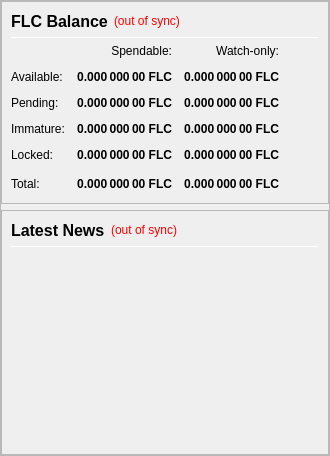
                <widget class="QFrame" name="frameObfuscation">
                 <property name="minimumSize">
                  <size>
                   <width>0</width>
                   <height>0</height>
                  </size>
                 </property>
                 <property name="frameShape">
                  <enum>QFrame::StyledPanel</enum>
                 </property>
                 <property name="frameShadow">
                  <enum>QFrame::Raised</enum>
                 </property>
                 <layout class="QVBoxLayout" name="verticalLayout" stretch="0,0">
                  <property name="leftMargin">
                   <number>0</number>
                  </property>
                  <property name="topMargin">
                   <number>0</number>
                  </property>
                  <property name="rightMargin">
                   <number>0</number>
                  </property>
                  <property name="bottomMargin">
                   <number>0</number>
                  </property>
                  <item>
                   <widget class="QFrame" name="frame_Balances">
                    <property name="frameShape">
                     <enum>QFrame::StyledPanel</enum>
                    </property>
                    <property name="frameShadow">
                     <enum>QFrame::Raised</enum>
                    </property>
                    <layout class="QVBoxLayout" name="verticalLayout_2">
                     <item>
                      <layout class="QHBoxLayout" name="horizontalLayout_4">
                       <item>
                        <widget class="QLabel" name="label_5">
                         <property name="minimumSize">
                          <size>
                           <width>0</width>
                           <height>20</height>
                          </size>
                         </property>
                         <property name="font">
                          <font>
                           <pointsize>12</pointsize>
                           <weight>75</weight>
                           <bold>true</bold>
                          </font>
                         </property>
                         <property name="text">
                          <string>FLC Balance</string>
                         </property>
                        </widget>
                       </item>
                       <item>
                        <widget class="QLabel" name="labelWalletStatus">
                         <property name="cursor">
                          <cursorShape>WhatsThisCursor</cursorShape>
                         </property>
                         <property name="toolTip">
                          <string>The displayed information may be out of date. Your wallet automatically synchronizes with the KYD network after a connection is established, but this process has not completed yet.</string>
                         </property>
                         <property name="styleSheet">
                          <string notr="true">QLabel { color: red; }</string>
                         </property>
                         <property name="text">
                          <string notr="true">(out of sync)</string>
                         </property>
                         <property name="alignment">
                          <set>Qt::AlignLeading|Qt::AlignLeft|Qt::AlignVCenter</set>
                         </property>
                        </widget>
                       </item>
                       <item>
                        <spacer name="horizontalSpacer_Balance_1">
                         <property name="orientation">
                          <enum>Qt::Horizontal</enum>
                         </property>
                         <property name="sizeHint" stdset="0">
                          <size>
                           <width>40</width>
                           <height>20</height>
                          </size>
                         </property>
                        </spacer>
                       </item>
                      </layout>
                     </item>
                     <item>
                      <widget class="Line" name="line_Balance">
                       <property name="minimumSize">
                        <size>
                         <width>0</width>
                         <height>1</height>
                        </size>
                       </property>
                       <property name="maximumSize">
                        <size>
                         <width>16777215</width>
                         <height>1</height>
                        </size>
                       </property>
                       <property name="orientation">
                        <enum>Qt::Horizontal</enum>
                       </property>
                      </widget>
                     </item>
                     <item>
                      <layout class="QGridLayout" name="gridLayout">
                       <property name="spacing">
                        <number>12</number>
                       </property>
                       <item row="0" column="1">
                        <widget class="QLabel" name="labelSpendable">
                         <property name="text">
                          <string>Spendable:</string>
                         </property>
                         <property name="alignment">
                          <set>Qt::AlignRight|Qt::AlignTrailing|Qt::AlignVCenter</set>
                         </property>
                        </widget>
                       </item>
                       <item row="0" column="2">
                        <widget class="QLabel" name="labelWatchonly">
                         <property name="text">
                          <string>Watch-only:</string>
                         </property>
                         <property name="alignment">
                          <set>Qt::AlignRight|Qt::AlignTrailing|Qt::AlignVCenter</set>
                         </property>
                        </widget>
                       </item>
                       <item row="1" column="0">
                        <widget class="QLabel" name="labelBalanceText">
                         <property name="text">
                          <string>Available:</string>
                         </property>
                        </widget>
                       </item>
                       <item row="1" column="1">
                        <widget class="QLabel" name="labelBalance">
                         <property name="font">
                          <font>
                           <weight>75</weight>
                           <bold>true</bold>
                          </font>
                         </property>
                         <property name="cursor">
                          <cursorShape>IBeamCursor</cursorShape>
                         </property>
                         <property name="toolTip">
                          <string>Your current spendable balance</string>
                         </property>
                         <property name="text">
                          <string notr="true">0.000 000 00 FLC</string>
                         </property>
                         <property name="alignment">
                          <set>Qt::AlignRight|Qt::AlignTrailing|Qt::AlignVCenter</set>
                         </property>
                         <property name="textInteractionFlags">
                          <set>Qt::LinksAccessibleByMouse|Qt::TextSelectableByKeyboard|Qt::TextSelectableByMouse</set>
                         </property>
                        </widget>
                       </item>
                       <item row="1" column="2">
                        <widget class="QLabel" name="labelWatchAvailable">
                         <property name="font">
                          <font>
                           <weight>75</weight>
                           <bold>true</bold>
                          </font>
                         </property>
                         <property name="cursor">
                          <cursorShape>IBeamCursor</cursorShape>
                         </property>
                         <property name="toolTip">
                          <string>Your current balance in watch-only addresses</string>
                         </property>
                         <property name="text">
                          <string notr="true">0.000 000 00 FLC</string>
                         </property>
                         <property name="alignment">
                          <set>Qt::AlignRight|Qt::AlignTrailing|Qt::AlignVCenter</set>
                         </property>
                         <property name="textInteractionFlags">
                          <set>Qt::LinksAccessibleByMouse|Qt::TextSelectableByKeyboard|Qt::TextSelectableByMouse</set>
                         </property>
                        </widget>
                       </item>
                       <item row="2" column="0">
                        <widget class="QLabel" name="labelPendingText">
                         <property name="text">
                          <string>Pending:</string>
                         </property>
                        </widget>
                       </item>
                       <item row="2" column="1">
                        <widget class="QLabel" name="labelUnconfirmed">
                         <property name="font">
                          <font>
                           <weight>75</weight>
                           <bold>true</bold>
                          </font>
                         </property>
                         <property name="cursor">
                          <cursorShape>IBeamCursor</cursorShape>
                         </property>
                         <property name="toolTip">
                          <string>Total of transactions that have yet to be confirmed, and do not yet count toward the spendable balance</string>
                         </property>
                         <property name="text">
                          <string notr="true">0.000 000 00 FLC</string>
                         </property>
                         <property name="alignment">
                          <set>Qt::AlignRight|Qt::AlignTrailing|Qt::AlignVCenter</set>
                         </property>
                         <property name="textInteractionFlags">
                          <set>Qt::LinksAccessibleByMouse|Qt::TextSelectableByKeyboard|Qt::TextSelectableByMouse</set>
                         </property>
                        </widget>
                       </item>
                       <item row="2" column="2">
                        <widget class="QLabel" name="labelWatchPending">
                         <property name="font">
                          <font>
                           <weight>75</weight>
                           <bold>true</bold>
                          </font>
                         </property>
                         <property name="cursor">
                          <cursorShape>IBeamCursor</cursorShape>
                         </property>
                         <property name="toolTip">
                          <string>Unconfirmed transactions to watch-only addresses</string>
                         </property>
                         <property name="text">
                          <string notr="true">0.000 000 00 FLC</string>
                         </property>
                         <property name="alignment">
                          <set>Qt::AlignRight|Qt::AlignTrailing|Qt::AlignVCenter</set>
                         </property>
                         <property name="textInteractionFlags">
                          <set>Qt::LinksAccessibleByMouse|Qt::TextSelectableByKeyboard|Qt::TextSelectableByMouse</set>
                         </property>
                        </widget>
                       </item>
                       <item row="3" column="0">
                        <widget class="QLabel" name="labelImmatureText">
                         <property name="text">
                          <string>Immature:</string>
                         </property>
                        </widget>
                       </item>
                       <item row="3" column="1">
                        <widget class="QLabel" name="labelImmature">
                         <property name="font">
                          <font>
                           <weight>75</weight>
                           <bold>true</bold>
                          </font>
                         </property>
                         <property name="cursor">
                          <cursorShape>IBeamCursor</cursorShape>
                         </property>
                         <property name="toolTip">
                          <string>Staked or masternode rewards that has not yet matured</string>
                         </property>
                         <property name="text">
                          <string notr="true">0.000 000 00 FLC</string>
                         </property>
                         <property name="alignment">
                          <set>Qt::AlignRight|Qt::AlignTrailing|Qt::AlignVCenter</set>
                         </property>
                         <property name="textInteractionFlags">
                          <set>Qt::LinksAccessibleByMouse|Qt::TextSelectableByKeyboard|Qt::TextSelectableByMouse</set>
                         </property>
                        </widget>
                       </item>
                       <item row="3" column="2">
                        <widget class="QLabel" name="labelWatchImmature">
                         <property name="font">
                          <font>
                           <weight>75</weight>
                           <bold>true</bold>
                          </font>
                         </property>
                         <property name="cursor">
                          <cursorShape>IBeamCursor</cursorShape>
                         </property>
                         <property name="toolTip">
                          <string>Staked or masternode rewards in watch-only addresses that has not yet matured</string>
                         </property>
                         <property name="text">
                          <string notr="true">0.000 000 00 FLC</string>
                         </property>
                         <property name="alignment">
                          <set>Qt::AlignRight|Qt::AlignTrailing|Qt::AlignVCenter</set>
                         </property>
                         <property name="textInteractionFlags">
                          <set>Qt::LinksAccessibleByMouse|Qt::TextSelectableByKeyboard|Qt::TextSelectableByMouse</set>
                         </property>
                        </widget>
                       </item>
                       <item row="4" column="0">
                        <widget class="QLabel" name="labelLockedBalanceText">
                         <property name="toolTip">
                          <string>Locked FLC or Masternode collaterals.</string>
                         </property>
                         <property name="text">
                          <string>Locked:</string>
                         </property>
                        </widget>
                       </item>
                       <item row="4" column="1">
                        <widget class="QLabel" name="labelLockedBalance">
                         <property name="font">
                          <font>
                           <weight>75</weight>
                           <bold>true</bold>
                          </font>
                         </property>
                         <property name="cursor">
                          <cursorShape>IBeamCursor</cursorShape>
                         </property>
                         <property name="toolTip">
                          <string>Locked FLC or Masternode collaterals</string>
                         </property>
                         <property name="text">
                          <string notr="true">0.000 000 00 FLC</string>
                         </property>
                         <property name="alignment">
                          <set>Qt::AlignRight|Qt::AlignTrailing|Qt::AlignVCenter</set>
                         </property>
                         <property name="textInteractionFlags">
                          <set>Qt::LinksAccessibleByMouse|Qt::TextSelectableByKeyboard|Qt::TextSelectableByMouse</set>
                         </property>
                        </widget>
                       </item>
                       <item row="4" column="2">
                        <widget class="QLabel" name="labelWatchLocked">
                         <property name="font">
                          <font>
                           <weight>75</weight>
                           <bold>true</bold>
                          </font>
                         </property>
                         <property name="cursor">
                          <cursorShape>IBeamCursor</cursorShape>
                         </property>
                         <property name="toolTip">
                          <string>Current locked balance in watch-only addresses</string>
                         </property>
                         <property name="text">
                          <string notr="true">0.000 000 00 FLC</string>
                         </property>
                         <property name="alignment">
                          <set>Qt::AlignRight|Qt::AlignTrailing|Qt::AlignVCenter</set>
                         </property>
                         <property name="textInteractionFlags">
                          <set>Qt::LinksAccessibleByMouse|Qt::TextSelectableByKeyboard|Qt::TextSelectableByMouse</set>
                         </property>
                        </widget>
                       </item>
                       <item row="5" column="0">
                        <widget class="QLabel" name="labelTotalText">
                         <property name="toolTip">
                          <string>Your current FLC balance, unconfirmed and immature transactions included</string>
                         </property>
                         <property name="text">
                          <string>Total:</string>
                         </property>
                        </widget>
                       </item>
                       <item row="5" column="1">
                        <widget class="QLabel" name="labelTotal">
                         <property name="font">
                          <font>
                           <weight>75</weight>
                           <bold>true</bold>
                          </font>
                         </property>
                         <property name="cursor">
                          <cursorShape>IBeamCursor</cursorShape>
                         </property>
                         <property name="toolTip">
                          <string>Your current FLC balance, unconfirmed and immature transactions included</string>
                         </property>
                         <property name="text">
                          <string notr="true">0.000 000 00 FLC</string>
                         </property>
                         <property name="alignment">
                          <set>Qt::AlignRight|Qt::AlignTrailing|Qt::AlignVCenter</set>
                         </property>
                         <property name="textInteractionFlags">
                          <set>Qt::LinksAccessibleByMouse|Qt::TextSelectableByKeyboard|Qt::TextSelectableByMouse</set>
                         </property>
                        </widget>
                       </item>
                       <item row="5" column="2">
                        <widget class="QLabel" name="labelWatchTotal">
                         <property name="font">
                          <font>
                           <weight>75</weight>
                           <bold>true</bold>
                          </font>
                         </property>
                         <property name="cursor">
                          <cursorShape>IBeamCursor</cursorShape>
                         </property>
                         <property name="toolTip">
                          <string>Current total balance in watch-only addresses</string>
                         </property>
                         <property name="text">
                          <string notr="true">0.000 000 00 FLC</string>
                         </property>
                         <property name="alignment">
                          <set>Qt::AlignRight|Qt::AlignTrailing|Qt::AlignVCenter</set>
                         </property>
                         <property name="textInteractionFlags">
                          <set>Qt::LinksAccessibleByMouse|Qt::TextSelectableByKeyboard|Qt::TextSelectableByMouse</set>
                         </property>
                        </widget>
                       </item>
                       <item row="5" column="3">
                        <spacer name="horizontalSpacer_Balance_2">
                         <property name="orientation">
                          <enum>Qt::Horizontal</enum>
                         </property>
                         <property name="sizeHint" stdset="0">
                          <size>
                           <width>40</width>
                           <height>20</height>
                          </size>
                         </property>
                        </spacer>
                       </item>
                      </layout>
                     </item>
                    </layout>
                   </widget>
                  </item>
                  <item>
                   <widget class="QFrame" name="frame_News">
                    <property name="minimumSize">
                     <size>
                      <width>0</width>
                      <height>0</height>
                     </size>
                    </property>
                    <property name="frameShape">
                     <enum>QFrame::StyledPanel</enum>
                    </property>
                    <property name="frameShadow">
                     <enum>QFrame::Raised</enum>
                    </property>
                    <layout class="QVBoxLayout" name="verticalLayout_3" stretch="0,0,0">
                     <item>
                      <layout class="QHBoxLayout" name="horizontalLayout_News">
                       <item>
                        <widget class="QLabel" name="labelNews">
                         <property name="minimumSize">
                          <size>
                           <width>0</width>
                           <height>20</height>
                          </size>
                         </property>
                         <property name="font">
                          <font>
                           <pointsize>12</pointsize>
                           <weight>75</weight>
                           <bold>true</bold>
                          </font>
                         </property>
                         <property name="text">
                          <string>Latest News</string>
                         </property>
                        </widget>
                       </item>
                       <item>
                        <widget class="QLabel" name="labelNewsStatus">
                         <property name="cursor">
                          <cursorShape>WhatsThisCursor</cursorShape>
                         </property>
                         <property name="toolTip">
                          <string>The displayed information may be out of date. Your wallet automatically synchronizes with the FLC network after a connection is established, but this process has not completed yet.</string>
                         </property>
                         <property name="styleSheet">
                          <string notr="true">QLabel { color: red; }</string>
                         </property>
                         <property name="text">
                          <string notr="true">(out of sync)</string>
                         </property>
                         <property name="alignment">
                          <set>Qt::AlignRight|Qt::AlignTrailing|Qt::AlignVCenter</set>
                         </property>
                        </widget>
                       </item>
                       <item>
                        <spacer name="horizontalSpacer_Balance_3">
                         <property name="orientation">
                          <enum>Qt::Horizontal</enum>
                         </property>
                         <property name="sizeHint" stdset="0">
                          <size>
                           <width>40</width>
                           <height>20</height>
                          </size>
                         </property>
                        </spacer>
                       </item>
                      </layout>
                     </item>
                     <item>
                      <widget class="Line" name="line_News">
                       <property name="minimumSize">
                        <size>
                         <width>0</width>
                         <height>1</height>
                        </size>
                       </property>
                       <property name="maximumSize">
                        <size>
                         <width>16777215</width>
                         <height>1</height>
                        </size>
                       </property>
                       <property name="orientation">
                        <enum>Qt::Horizontal</enum>
                       </property>
                      </widget>
                     </item>
                     <item>
                      <widget class="QListWidget" name="listNews">
                       <property name="sizePolicy">
                        <sizepolicy hsizetype="Expanding" vsizetype="Expanding">
                         <horstretch>0</horstretch>
                         <verstretch>0</verstretch>
                        </sizepolicy>
                       </property>
                       <property name="minimumSize">
                        <size>
                         <width>0</width>
                         <height>0</height>
                        </size>
                       </property>
                       <property name="sizeIncrement">
                        <size>
                         <width>0</width>
                         <height>0</height>
                        </size>
                       </property>
                       <property name="styleSheet">
                        <string notr="true">QListView { background: transparent; }</string>
                       </property>
                       <property name="frameShape">
                        <enum>QFrame::NoFrame</enum>
                       </property>
                       <property name="verticalScrollBarPolicy">
                        <enum>Qt::ScrollBarAsNeeded</enum>
                       </property>
                       <property name="horizontalScrollBarPolicy">
                        <enum>Qt::ScrollBarAsNeeded</enum>
                       </property>
                       <property name="selectionMode">
                        <enum>QAbstractItemView::NoSelection</enum>
                       </property>
                       <property name="selectionBehavior">
                        <enum>QAbstractItemView::SelectRows</enum>
                       </property>
                       <property name="verticalScrollMode">
                        <enum>QAbstractItemView::ScrollPerItem</enum>
                       </property>
                      </widget>
                     </item>
                    </layout>
                   </widget>
                  </item>
                 </layout>
                </widget>
